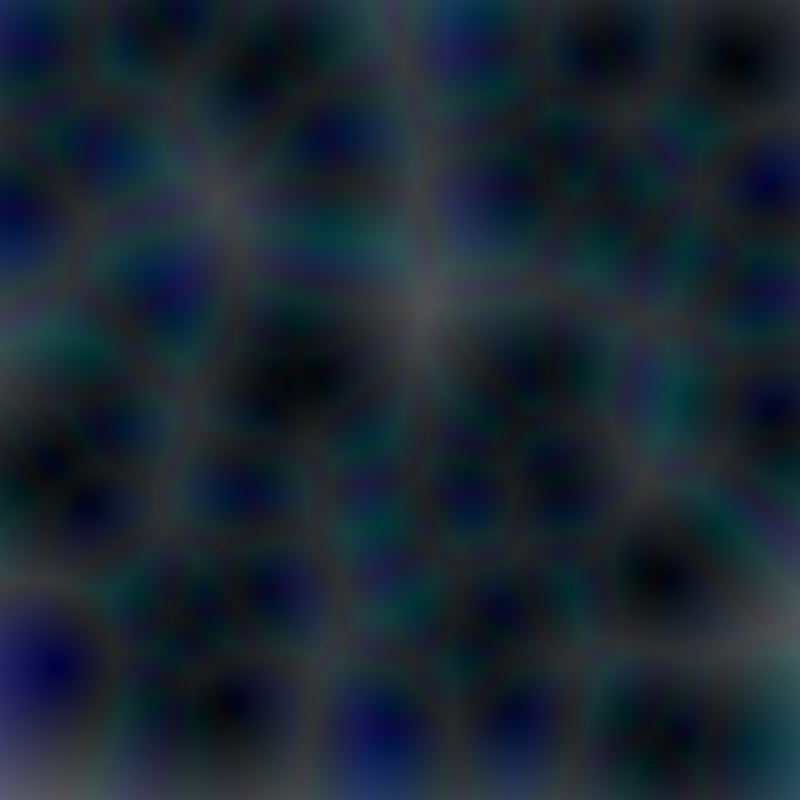
Frame 1 (no input)
Frame 2 (the mouse pressed at the canvas centre, redrawn once): identical to frame 1, image omitted

The Processing sketch that drew this single still picture (run headless with seeded random() and noise(); the mouse was pressed at the canvas centre and the sketch redrawn once):

// Processing sketch: wNoise
// ── wNoise.pde
PVector[] points = new PVector[100];

void setup(){
  size(800, 800);
  for(int i = 0;i < points.length;i++){
    points[i] = new PVector(random(width), random(height));
  }
}

void draw(){
  loadPixels();
  for(int x = 0;x < width;x++){
    for(int y = 0;y < width;y++){
      float[] distance = new float[points.length];
      for(int i = 0;i < points.length;i++){
        distance[i] = dist(x, y, points[i].x, points[i].y);
      }
      float[] sorted = sort(distance);
      pixels[x+y*width] = color((int)map(sorted[0],width/2,0,255,0), (int)map(sorted[1],width/2,0,255,0), (int)map(sorted[2],width/2,0,255,0));
    }
  }
  updatePixels();
  noLoop();
}
